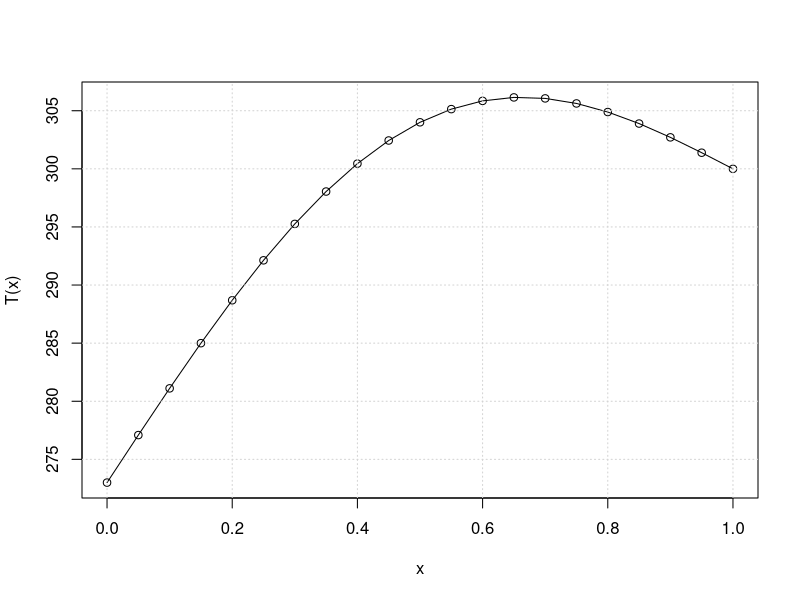

This chart was generated by the following R code:
## ---- chunk 1
N = 20
lambda=58
h = 1./N
K = diag(x=-2, nrow=N+1, ncol=N+1)
K[row(K) == col(K) + 1] = 1
K[row(K)+1 == col(K) ] = 1
K[1,]=0
K[1,1]=1
K[N+1,]=0
K[N+1,N+1]=1
x = matrix(seq(from=0, to=1., by=h))
F = apply(x*pi,1,sin)
F = -1e4*F/lambda*(h*h)
F[1] = 273
F[N+1] = 300
T = solve(K,F)
plot(x,T, "l", ylab = "T(x)")
points(x,T)
grid()
